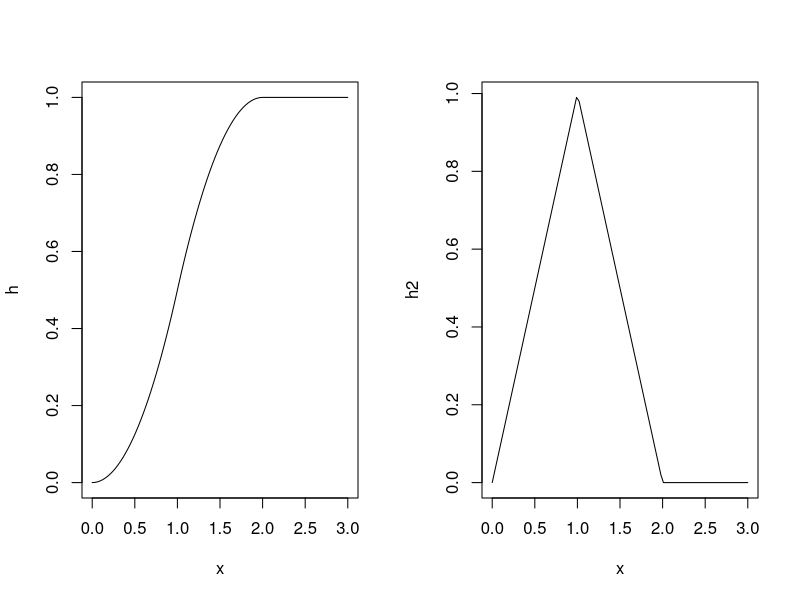

Generate this figure with R:
# page number: 63

fz <- function(z) {
	y=list()
	for(i in z){
		if(i<0) y=c(y,0)
		else if(i<=1 && i>=0) y=c(y,i^2/2)
		else if(i>=1 && i<=2) return(1-((2-i)^2)/2)
		else if(i>1) y=c(y,1)
	}
	return(y)
}

density_f <- function(z){
	y=list()
	for(i in z){
		if(i<0) y=c(y,1)
		else if(i<=1 && i>=0) y=c(y,i)
		else if(i<=2 && i>=1) y=c(y,2-i)
		else if(i>1) y=c(y,0)
	}
	return(y)
}

par(mfrow=c(1,2))
xlim=c(1,5)
h <- Vectorize(fz)
plot(h, 0,3)
h2 <- Vectorize(density_f)
plot(h2, 0,3)
